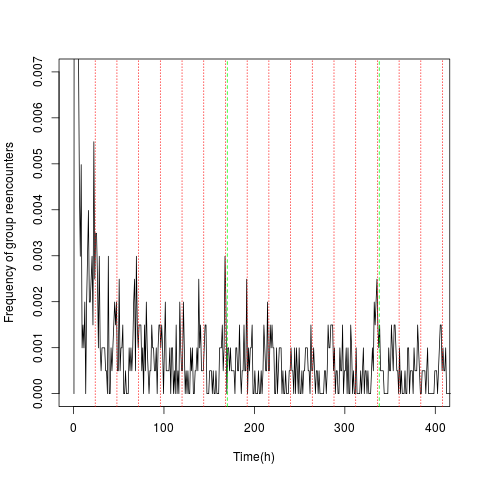

Generate this figure with R:
suppressMessages(library(splines))



bla = read.csv("ict.csv",head=F)
a = hist(bla$V1,breaks = seq(0,max(bla$V1),by=1))
png("periodicity.png")
plot(a$mids,a$density,type="l",ylim = c(0,0.007),xlim = c(0,400), xlab = "Time(h)", ylab="Frequency of group reencounters")
abline(v=seq(24,720,by=24),lty=3,col="red",lwd=1)
abline(v=seq(7*24+2,720,by=7*24),lty=2,col="green",lwd=1)
dev.off()

png("auto_corr.png")
acf(a$density, lag.max = 400,xlab="lag (h)",ylab="Auto-Correlation Function", main="",,ylim = c(0,0.3))
abline(v=seq(24,720,by=24),lty=3,col="red",lwd=1)
abline(v=seq(7*24+2,720,by=7*24),lty=2,col="green",lwd=1)
dev.off()
